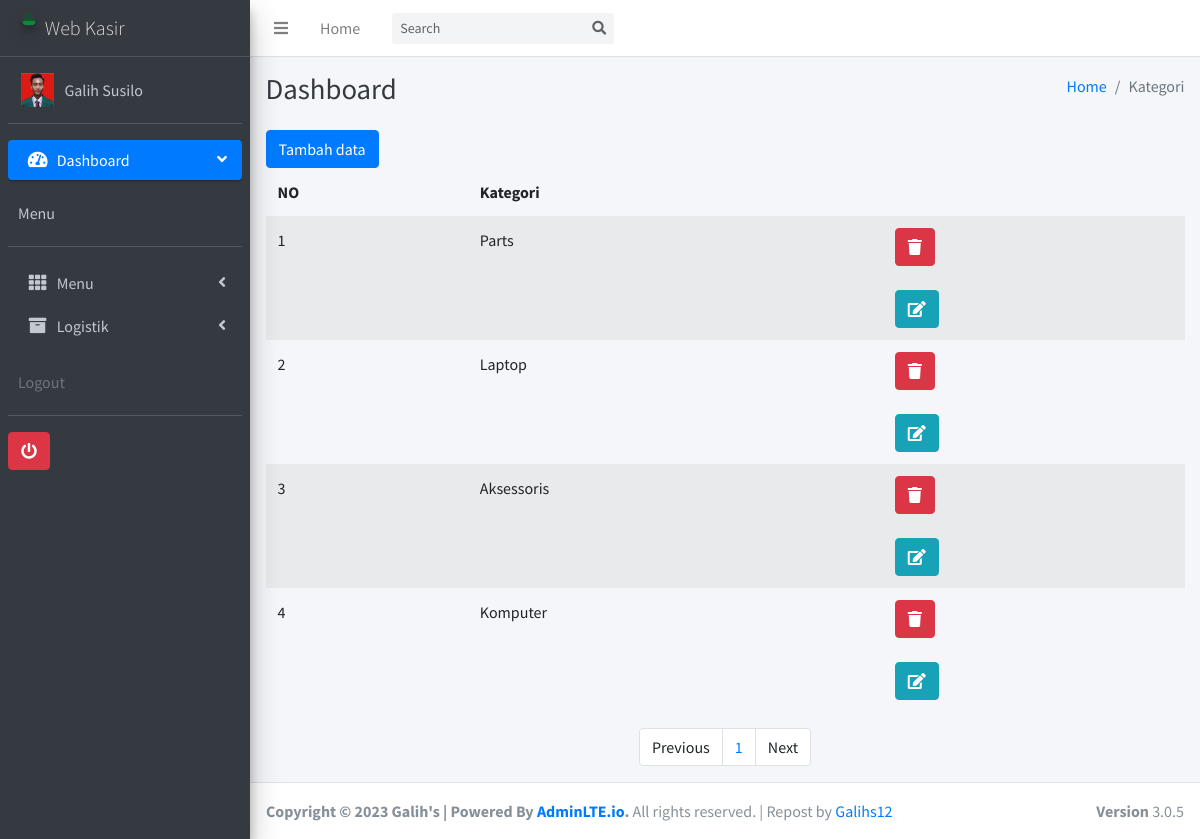
Page /admin/index.php?m=kategori&s=title (signed in) on the committed database.
### tables this page shows
CREATE TABLE `tb_user`  (
  `id` int NOT NULL AUTO_INCREMENT,
  `username` text NOT NULL,
  `password` text NOT NULL,
  `nama` text NOT NULL,
  `level` text NOT NULL,
  `foto` varchar(255) NOT NULL,
  PRIMARY KEY (`id`) USING BTREE
);

CREATE TABLE `tb_kat`  (
  `id` int NOT NULL AUTO_INCREMENT,
  `kategori` text NOT NULL,
  PRIMARY KEY (`id`) USING BTREE
);

### admin/fungsi/fungsi.php (called while the page is built, shortened)
<?php
$koneksi = mysqli_connect('localhost', 'root', '', 'kasir');
function summon_admin()
{
	global $koneksi;
	$id = $_SESSION['idkaskit'];
	return mysqli_query($koneksi, "SELECT * FROM tb_user WHERE id ='$id'");
}
function url()
{
	return $url = "//localhost/galihs_id/vendors/";
}

### admin/modul/kategori/paging.php (the view, shortened to what this page needs)
<?php
global $koneksi;
$batas = 5;
$halaman = isset($_GET['halaman']) ? (int)$_GET['halaman'] : 1;
$halaman_awal = ($halaman > 1) ? ($halaman * $batas) - $batas : 0;
if (isset($_POST['go'])) {
  $cari = $_POST['cari'];
  $data_kat = mysqli_query($koneksi, "SELECT * FROM tb_kat WHERE kategori LIKE '%" . $cari . "%'");
} else {
  $data_kat = mysqli_query($koneksi, "SELECT * FROM tb_kat LIMIT $halaman_awal, $batas");
}
foreach ($data_kat as $pro) :
?>
  <tr>
    <td><?= $i++;  ?></td>
    <td><?= $pro['kategori']; ?></td>
    <td>
      <div data-toggle="modal" data-target="#hapus-kat<?= $pro['id'] ?>">
        <button type="button" class="btn btn-danger" data-toggle="tooltip" title="Hapus">
          <i class="fa fa-trash"></i>
        </button>
      </div>
      <br>
      <div data-toggle="modal" data-target="#edit-kat<?= $pro['id'] ?>">
        <button type="button" class="btn btn-info datapotensi" data-toggle="tooltip" title="Edit">
          <i class="fa fa-edit"></i>
        </button>
      </div>
    </td>
  </tr>
<?php endforeach; ?>

### admin/comp/header.php (shortened to what this page needs)
<?php require 'fungsi/fungsi.php'; ?>
<?php foreach (summon_admin() as $key): ?>
<!DOCTYPE html>
<html>
<head>
  <link rel="stylesheet" href="<?= url() ?>plugins/fontawesome-free/css/all.min.css">
  <link rel="stylesheet" href="https://code.ionicframework.com/ionicons/2.0.1/css/ionicons.min.css">
  <link rel="stylesheet" href="<?= url() ?>plugins/tempusdominus-bootstrap-4/css/tempusdominus-bootstrap-4.min.css">
  <link rel="stylesheet" href="<?= url() ?>plugins/icheck-bootstrap/icheck-bootstrap.min.css">
  <link rel="stylesheet" href="<?= url() ?>plugins/jqvmap/jqvmap.min.css">
  <link rel="stylesheet" href="<?= url() ?>dist/css/adminlte.min.css">
  <link rel="stylesheet" href="<?= url() ?>plugins/overlayScrollbars/css/OverlayScrollbars.min.css">
  <link rel="stylesheet" href="<?= url() ?>plugins/daterangepicker/daterangepicker.css">
  <link rel="stylesheet" href="<?= url() ?>plugins/summernote/summernote-bs4.css">
</head>
<body class="hold-transition sidebar-mini layout-fixed">
<div class="wrapper">
  <nav class="main-header navbar navbar-expand navbar-white navbar-light">
    <ul class="navbar-nav">
      <li class="nav-item">
        <a class="nav-link" data-widget="pushmenu" href="#" role="button"><i class="fas fa-bars"></i></a>
      </li>
      <li class="nav-item d-none d-sm-inline-block">
        <a href="index.php" class="nav-link">Home</a>
      </li>
    </ul>
    <form action="" method="POST" class="form-inline ml-3">
      <div class="input-group input-group-sm">
        <input class="form-control form-control-navbar" type="search" name="cari" placeholder="Search" aria-label="Search">
        <div class="input-group-append">
          <button class="btn btn-navbar" name="go" type="submit">
            <i class="fas fa-search"></i>
          </button>
        </div>
      </div>
    </form>
  </nav>
  <aside class="main-sidebar sidebar-dark-primary elevation-4">
    <a href="index.php" class="brand-link">
      <img src="<?= url()?>img/logo_kasir_kita.png" alt="AdminLTE Logo" class="brand-image img-circle elevation-3"
           style="opacity: .8">
      <span class="brand-text font-weight-light">Web Kasir</span>
    </a>
    <div class="sidebar">
      <div class="user-panel mt-3 pb-3 mb-3 d-flex">
        <div class="image">
          <?php
          if ($key['foto']!= '') {
                        echo '<img src="img/'.$key['foto'].'" height="150">';
                      }else{
                        echo '<img src="img/user_logo.png" height="150">';
                      }
           ?>
        </div>
        <div class="info">
          <a href="index.php?m=admin&s=detail" class="d-block" ><?= $key['nama'];?></a>
        </div>
      </div>
      <nav class="mt-2">
        <ul class="nav nav-pills nav-sidebar flex-column" data-widget="treeview" role="menu" data-accordion="false">
          <li class="nav-item has-treeview menu-open">
            <a href="index.php" class="nav-link active">
              <i class="nav-icon fas fa-tachometer-alt"></i>
              <p>
                Dashboard
                <i class="right fas fa-angle-left"></i>
              </p>
            </a>
          <div class="user-panel mt-3 pb-3 mb-3 d-flex">
        <div class="info">
          <a href="#" class="d-block">Menu</a>
        </div>
      </div>
          </li>
          <li class="nav-item has-treeview">
            <a href="#" class="nav-link">
              <i class="nav-icon fas fa-th"></i>
              <p>
                Menu
                <i class="fas fa-angle-left right"></i>
              </p>
            </a>
          </li>
          <li class="nav-item has-treeview">
            <a href="#" class="nav-link">
              <i class="nav-icon fa fa-archive"></i>
              <p>
                Logistik
                <i class="fas fa-angle-left right"></i>
              </p>
            </a>
          </li>
          <div class="user-panel mt-3 pb-3 mb-3 d-flex">
        <div class="info">
          <span class="d-block text-gray">Logout</span>
        </div>
      </div>
      <a href="logout.php"><button class="btn btn-danger"><i class="fa fa-power-off" aria-hidden="true"></i></button></a>
        </ul>
      </nav>
    </div>
  </aside>
  <?php endforeach; ?>

### rows in the picture
tb_user: foto (picture), nama "Galih Susilo"
tb_kat: kategori "Parts"
tb_kat: kategori "Laptop"
tb_kat: kategori "Aksessoris"
tb_kat: kategori "Komputer"
